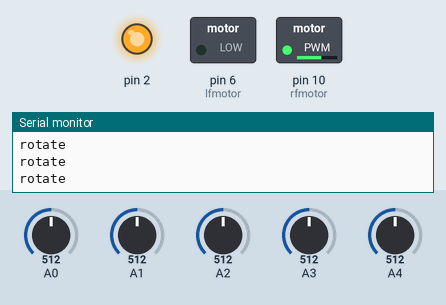
This sketch was run on a simulated Arduino Uno, built with avr-gcc and run on an emulated ATmega328P. Parts: switched loads named in the sketch (green lamp = pin HIGH), output pins drawn as LEDs (lit = HIGH), the last lines printed to the serial monitor. Inputs (shaded band) come from the test bench; at power-on: A2 = 512, A3 = 512, A1 = 512, A0 = 512, A4 = 512.

Above: at 1.2 s.
1.3 s: A2 set to 688
2.8 s: A2 set to 714
At 4.0 s:
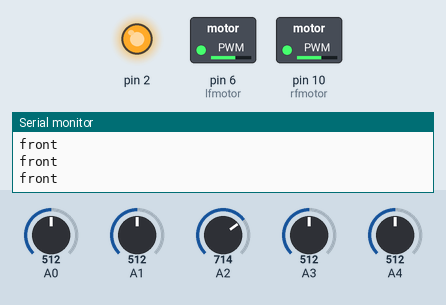
4.3 s: A3 set to 684
7.3 s: A3 set to 712
At 8.5 s:
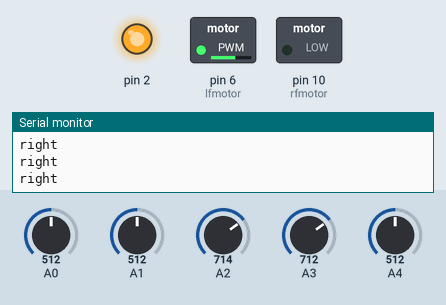
8.8 s: A1 set to 691
11.8 s: A1 set to 712
At 12.1 s:
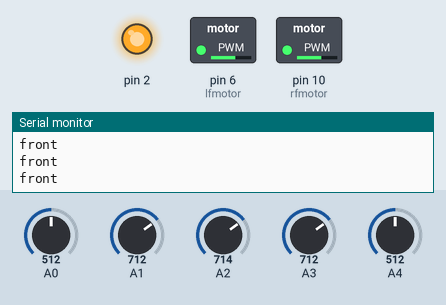
Timing chart, 0 to 14.8 s (numbered marks = the images above; inputs shaded):
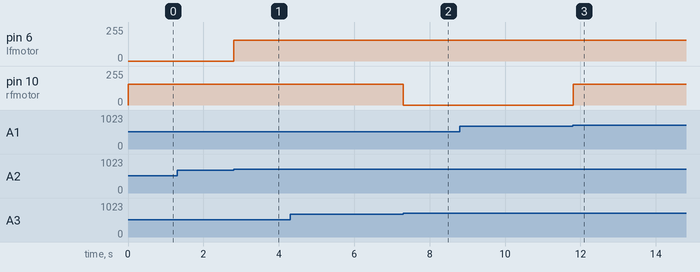

Measured:
- the behaviour switches between 700 and 701 on A2 (found by bisection; images 0 and 1)
- the behaviour switches between 700 and 701 on A3 (found by bisection; images 1 and 2)
- the behaviour switches between 700 and 701 on A1 (found by bisection; images 2 and 3)
- after the input at 2.8 s, pin 6 (lfmotor): 0/255 → 155/255 at once
- after the input at 7.3 s, pin 10 (rfmotor): 155/255 → 0/255 at once
- after the input at 11.8 s, pin 10 (rfmotor): 0/255 → 155/255 at once

The sketch:

line_seeker.ino
```cpp
int s[5] = {A0, A1, A2, A3, A4};

int lfmotor = 6;
int rfmotor = 10;

int avg;
int val;
int i;
int ir[5];
void setup() {

  pinMode( 2, OUTPUT );
  digitalWrite( 2, HIGH );
  pinMode( lfmotor, OUTPUT );
  pinMode( rfmotor, OUTPUT );

  analogWrite(lfmotor, 0);
  analogWrite(rfmotor, 0);

  avg = 700;

  Serial.begin(9600);
}


int value()
{
  s[0] = analogRead(A0);
  s[1] = analogRead(A1);
  s[2] = analogRead(A2);
  s[3] = analogRead(A3);
  s[4] = analogRead(A4);

  for (i = 0; i < 5; i++)
  {
    ir[i] = s[i] > avg ? 1 : 0;
  }

  return 1 * ir[0] + 2 * ir[1] + 4 * ir[2] + 8 * ir[3] + 16 * ir[4];
}

void left()
{
  analogWrite(rfmotor, 155);
  analogWrite(lfmotor, 0);
  Serial.println("left");
}


void right()
{
  analogWrite(lfmotor, 155);
  analogWrite(rfmotor, 0);
  Serial.println("right");
}


void front()
{
  analogWrite(lfmotor, 155);
  analogWrite(rfmotor, 155);
  Serial.println("front");
}

void rotate()
{do{
  analogWrite(lfmotor, 0);
  analogWrite(rfmotor, 155);
}while(value()!=0);

  Serial.println("rotate");
}
void loop() {


switch(value()){
  case 1:
 left();
  break;

    case 2:
left();
  break;


  case 3:
left();
  break;

    case 4:
front();
  break;

    case 5:
left();
  break;

    case 6:
left();
  break;

    case 7:
left();
  break;

    case 8:
right();
  break;

    case 9:
right();
  break;

    case 10:
front();
  break;

    case 11:
left();
  break;

    case 12:
right();
  break;

    case 13:
right();
  break;

    case 14:
front();
  break;

    case 15:
left();
  break;

    case 16:
right();
  break;

    case 17:
front();
  break;

    case 18:
front();
  break;

    case 19:
left();
  break;

    case 20:
right();
  break;

    case 21:
front();
  break;

    case 22:
left();
  break;

    case 23:
left();
  break;

    case 24:
right();
  break;

    case 25:
right();
  break;

    case 26:
right();
  break;

    case 27:
front();
  break;

    case 28:
right();
  break;

    case 29:
right();
  break;

    case 30:
right();
  break;

    case 31:
front();
  break;

  default:
  rotate();
}
}
```
